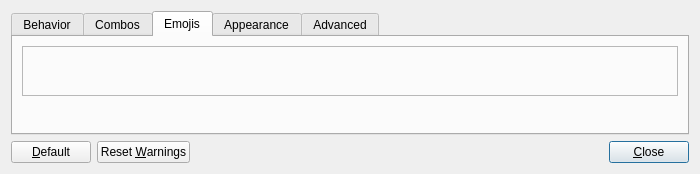
<?xml version="1.0" encoding="UTF-8"?>
<ui version="4.0">
 <class>PreferencesDialog</class>
 <widget class="QDialog" name="PreferencesDialog">
  <property name="geometry">
   <rect>
    <x>0</x>
    <y>0</y>
    <width>700</width>
    <height>174</height>
   </rect>
  </property>
  <property name="minimumSize">
   <size>
    <width>700</width>
    <height>0</height>
   </size>
  </property>
  <property name="windowTitle">
   <string>Preferences</string>
  </property>
  <layout class="QVBoxLayout" name="verticalLayout">
   <item>
    <widget class="QTabWidget" name="tabPreferences">
     <property name="currentIndex">
      <number>2</number>
     </property>
     <widget class="QWidget" name="tabBehavior">
      <attribute name="title">
       <string>Behavior</string>
      </attribute>
      <layout class="QVBoxLayout" name="verticalLayout_7">
       <item>
        <widget class="PrefPaneBehavior" name="paneBehavior">
         <property name="minimumSize">
          <size>
           <width>0</width>
           <height>50</height>
          </size>
         </property>
         <property name="frameShape">
          <enum>QFrame::StyledPanel</enum>
         </property>
         <property name="frameShadow">
          <enum>QFrame::Raised</enum>
         </property>
        </widget>
       </item>
       <item>
        <spacer name="verticalSpacer">
         <property name="orientation">
          <enum>Qt::Vertical</enum>
         </property>
         <property name="sizeHint" stdset="0">
          <size>
           <width>20</width>
           <height>0</height>
          </size>
         </property>
        </spacer>
       </item>
      </layout>
     </widget>
     <widget class="QWidget" name="tabCombos">
      <attribute name="title">
       <string>Combos</string>
      </attribute>
      <layout class="QVBoxLayout" name="verticalLayout_3">
       <item>
        <widget class="PrefPaneCombos" name="paneCombos">
         <property name="minimumSize">
          <size>
           <width>0</width>
           <height>50</height>
          </size>
         </property>
         <property name="frameShape">
          <enum>QFrame::StyledPanel</enum>
         </property>
         <property name="frameShadow">
          <enum>QFrame::Raised</enum>
         </property>
        </widget>
       </item>
       <item>
        <spacer name="verticalSpacer_2">
         <property name="orientation">
          <enum>Qt::Vertical</enum>
         </property>
         <property name="sizeHint" stdset="0">
          <size>
           <width>20</width>
           <height>0</height>
          </size>
         </property>
        </spacer>
       </item>
      </layout>
     </widget>
     <widget class="QWidget" name="tabEmojis">
      <attribute name="title">
       <string>Emojis</string>
      </attribute>
      <layout class="QVBoxLayout" name="verticalLayout_8">
       <item>
        <widget class="PrefPaneEmojis" name="paneEmojis">
         <property name="minimumSize">
          <size>
           <width>0</width>
           <height>50</height>
          </size>
         </property>
         <property name="frameShape">
          <enum>QFrame::StyledPanel</enum>
         </property>
         <property name="frameShadow">
          <enum>QFrame::Raised</enum>
         </property>
        </widget>
       </item>
       <item>
        <spacer name="verticalSpacer_3">
         <property name="orientation">
          <enum>Qt::Vertical</enum>
         </property>
         <property name="sizeHint" stdset="0">
          <size>
           <width>20</width>
           <height>0</height>
          </size>
         </property>
        </spacer>
       </item>
      </layout>
     </widget>
     <widget class="QWidget" name="tabAppearance">
      <attribute name="title">
       <string>Appearance</string>
      </attribute>
      <layout class="QVBoxLayout" name="verticalLayout_9">
       <item>
        <widget class="PrefPaneAppearance" name="paneAppearance">
         <property name="minimumSize">
          <size>
           <width>0</width>
           <height>50</height>
          </size>
         </property>
         <property name="frameShape">
          <enum>QFrame::StyledPanel</enum>
         </property>
         <property name="frameShadow">
          <enum>QFrame::Raised</enum>
         </property>
        </widget>
       </item>
       <item>
        <spacer name="verticalSpacer_4">
         <property name="orientation">
          <enum>Qt::Vertical</enum>
         </property>
         <property name="sizeHint" stdset="0">
          <size>
           <width>20</width>
           <height>0</height>
          </size>
         </property>
        </spacer>
       </item>
      </layout>
     </widget>
     <widget class="QWidget" name="tabAdvanced">
      <attribute name="title">
       <string>Advanced</string>
      </attribute>
      <layout class="QVBoxLayout" name="verticalLayout_4" stretch="0,0">
       <item>
        <widget class="PrefPaneAdvanced" name="paneAdvanced">
         <property name="minimumSize">
          <size>
           <width>0</width>
           <height>50</height>
          </size>
         </property>
         <property name="frameShape">
          <enum>QFrame::StyledPanel</enum>
         </property>
         <property name="frameShadow">
          <enum>QFrame::Raised</enum>
         </property>
        </widget>
       </item>
       <item>
        <spacer name="verticalSpacer_5">
         <property name="orientation">
          <enum>Qt::Vertical</enum>
         </property>
         <property name="sizeType">
          <enum>QSizePolicy::Expanding</enum>
         </property>
         <property name="sizeHint" stdset="0">
          <size>
           <width>667</width>
           <height>0</height>
          </size>
         </property>
        </spacer>
       </item>
      </layout>
     </widget>
    </widget>
   </item>
   <item>
    <layout class="QHBoxLayout" name="horizontalLayout">
     <item>
      <widget class="QPushButton" name="buttonDefaults">
       <property name="toolTip">
        <string>Reset the preferences to their default values.</string>
       </property>
       <property name="text">
        <string>&amp;Default</string>
       </property>
       <property name="autoDefault">
        <bool>false</bool>
       </property>
      </widget>
     </item>
     <item>
      <widget class="QPushButton" name="buttonResetWarnings">
       <property name="toolTip">
        <string>Reset the warning dialog settings.</string>
       </property>
       <property name="text">
        <string>Reset &amp;Warnings</string>
       </property>
       <property name="autoDefault">
        <bool>false</bool>
       </property>
      </widget>
     </item>
     <item>
      <spacer name="horizontalSpacer">
       <property name="orientation">
        <enum>Qt::Horizontal</enum>
       </property>
       <property name="sizeHint" stdset="0">
        <size>
         <width>0</width>
         <height>10</height>
        </size>
       </property>
      </spacer>
     </item>
     <item>
      <widget class="QPushButton" name="buttonClose">
       <property name="text">
        <string>&amp;Close</string>
       </property>
       <property name="default">
        <bool>true</bool>
       </property>
      </widget>
     </item>
    </layout>
   </item>
  </layout>
 </widget>
 <customwidgets>
  <customwidget>
   <class>PrefPaneEmojis</class>
   <extends>QFrame</extends>
   <header>Preferences/Panes/PrefPaneEmojis.h</header>
   <container>1</container>
  </customwidget>
  <customwidget>
   <class>PrefPaneAppearance</class>
   <extends>QFrame</extends>
   <header>Preferences/Panes/PrefPaneAppearance.h</header>
   <container>1</container>
  </customwidget>
  <customwidget>
   <class>PrefPaneCombos</class>
   <extends>QFrame</extends>
   <header>Preferences/Panes/PrefPaneCombos.h</header>
   <container>1</container>
  </customwidget>
  <customwidget>
   <class>PrefPaneBehavior</class>
   <extends>QFrame</extends>
   <header>Preferences/Panes/PrefPaneBehavior.h</header>
   <container>1</container>
  </customwidget>
  <customwidget>
   <class>PrefPaneAdvanced</class>
   <extends>QFrame</extends>
   <header>Preferences/Panes/PrefPaneAdvanced.h</header>
   <container>1</container>
  </customwidget>
 </customwidgets>
 <tabstops>
  <tabstop>buttonDefaults</tabstop>
  <tabstop>buttonResetWarnings</tabstop>
  <tabstop>buttonClose</tabstop>
  <tabstop>tabPreferences</tabstop>
 </tabstops>
 <resources/>
 <connections/>
</ui>
